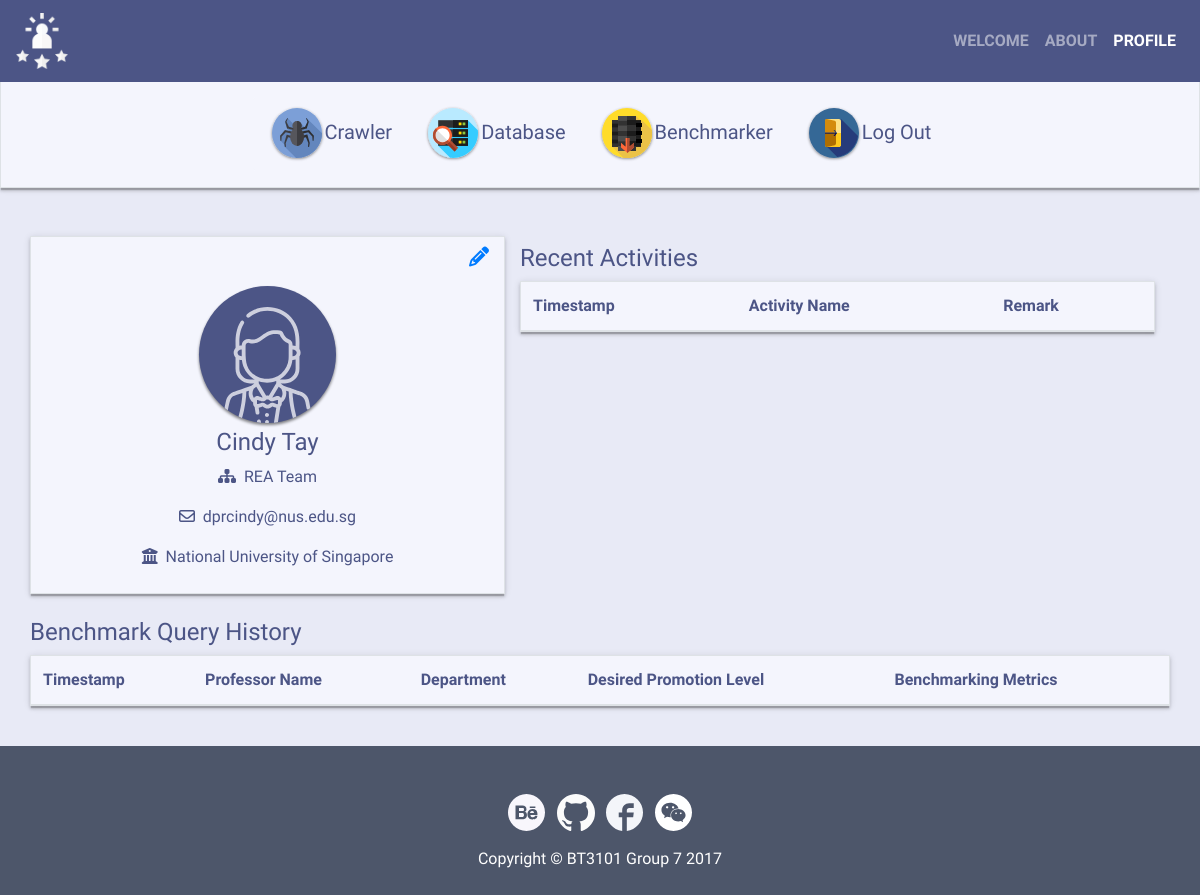
Page /profile/ (signed in) on the earlier database version.
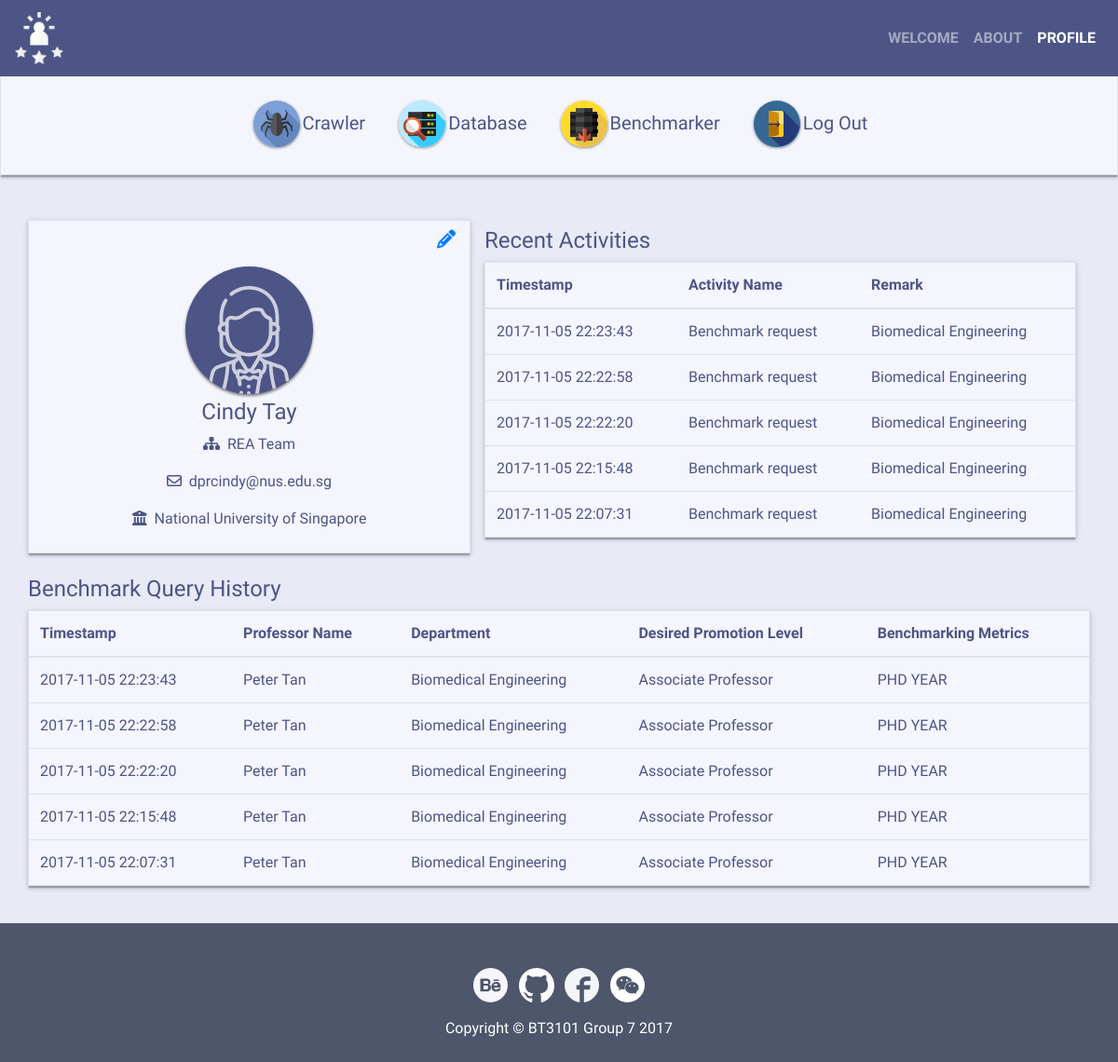
Same page on the later database version.
### tables this page shows
CREATE TABLE users (
  user_id integer primary key autoincrement,
  username text not null,
  password text not null,
  first_name text not null,
  last_name text not null,
  institution text not null,
  team text not null,
  email text not null,
  staff_id text not null
);

CREATE TABLE activities (
  activity_id integer primary key autoincrement,
  activity_timestamp text not null,
  user_id integer not null,
  activity_name text not null,
  remark text not null
);

CREATE TABLE benchmarks (
  benchmark_id integer primary key autoincrement,
  benchmark_timestamp text not null,
  user_id integer not null,
  name text not null,
  department text not null,
  position text not null,
  metrics text not null
);

### application.py (the view)
@app.route("/profile/")
def profile():
    if 'username' in session:
        user_id = session['user_id']
        full_user = query_db('select username, first_name, last_name, institution, team, email, staff_id from users where user_id = ?', (user_id,), one=True)
        activities = query_db('select activity_timestamp, activity_name, remark from activities where user_id = ? order by datetime(activity_timestamp) desc limit 5', (user_id,))
        benchmarks = query_db('select benchmark_timestamp, name, department, position, metrics from benchmarks where user_id = ? order by datetime(benchmark_timestamp) desc limit 5', (user_id,))
        return render_template("profile.html", user=full_user, activities=activities, benchmarks=benchmarks)
    else:
        return redirect(url_for('main'))

### application.py (called while the page is built)
def get_db():
    db = getattr(g, '_database', None)
    if db is None:
        db = g._database = sqlite3.connect(DATABASE)
    return db

def query_db(query, args=(), one=False):
    db = get_db()
    db.row_factory = sqlite3.Row
    cur = db.cursor().execute(query, args)
    rv = cur.fetchall()
    return (rv[0] if rv else None) if one else rv

@app.teardown_appcontext
def close_connection(exception):
    db = getattr(g, '_database', None)
    if db is not None:
        db.close()

### templates/profile.html (shortened to what this page needs)
<!doctype html>
<html lang="en">
  <head>
    <link rel="stylesheet" href="https://maxcdn.bootstrapcdn.com/bootstrap/4.0.0-beta.2/css/bootstrap.min.css">
    <link href="https://opensource.keycdn.com/fontawesome/4.7.0/font-awesome.min.css" rel="stylesheet">
    <link href="../static/css/custom.css" rel="stylesheet">
  </head>
  <body>
    <header class="navbar fixed-top navbar-expand-lg navbar-dark" style="background-color: #4C5586;">
      <a class="navbar-brand" href="#"><img class="img-fluid" src="{{ url_for('static', filename='img/Logo.svg') }}"></a>
      <div class="collapse navbar-collapse" id="navbarNavAltMarkup">
        <ul class="navbar-nav ml-auto">
          <li class="nav-item">
            <a class="nav-link font-weight-bold" href="{{ url_for('main') }}">WELCOME</a>
          </li>
          <li class="nav-item">
            <a class="nav-link font-weight-bold" href="{{ url_for('about') }}">ABOUT</a>
          </li>
          <li class="nav-item active">
            <a class="nav-link font-weight-bold" href="{{ url_for('profile') }}">PROFILE<span class="sr-only">(current)</span></a>
          </li>
        </ul>
      </div>
    </header>
    <div class="container-fluid border text-center mt-5 pt-5 pb-3 shadowed function-button">
      <div class="btn-group btn-group-lg" role="group" aria-label="Function buttons">
        <a class="btn btn-light btn-menu" href="{{ url_for('crawler') }}">
          <img src="{{ url_for('static', filename='img/Crawl.svg') }}">Crawler
        </a>
        <a class="btn btn-light btn-menu" href="{{ url_for('database') }}">
          <img src="{{ url_for('static', filename='img/Menu.svg') }}">Database
        </a>
        <a class="btn btn-light btn-menu" href="{{ url_for('benchmarker') }}">
          <img src="{{ url_for('static', filename='img/Database.svg') }}">Benchmarker
        </a>
        <a class="btn btn-light btn-menu" href="{{ url_for('logout') }}">
          <img src="{{ url_for('static', filename='img/Logout.svg') }}">Log Out
        </a>
      </div>
    </div>
    <div class="container pt-5">
      <div class="row">
        <div class="col-5 border text-center py-2 profile-box shadowed">
          <p class="text-right"><a href="#changePasswordModal" data-toggle="modal"><i class="fa fa-lg fa-pencil"></i></a></p>
          <img class="img-fluid" src="{{ url_for('static', filename='img/Avatar.svg') }}" alt="User Profile Pic">
          <h4>{{ user['first_name'] }} {{ user['last_name'] }}</h4>
          <p><i class="fa fa-sitemap"></i>&nbsp; {{ user['team'] }}</p>
          <p><i class="fa fa-envelope-o"></i>&nbsp; {{ user['email'] }}</p>
          <p><i class="fa fa-university"></i>&nbsp; {{ user['institution'] }}</p>
        </div>
        <div class="col-7 pt-2">
          <h4>Recent Activities</h4>
          <table class="table border profile-box shadowed">
            <thead>
              <tr>
                <th scope="col">Timestamp</th>
                <th scope="col">Activity Name</th>
                <th scope="col">Remark</th>
              </tr>
            </thead>
            <tbody>
              {% for row in activities %}
                <tr>
                  <td>{{ row['activity_timestamp'] }}</td>
                  <td>{{ row['activity_name'] | capitalize }}</td>
                  <td>{{ row['remark'] }}</td>
                </tr>
              {% endfor %}
            </tbody>
          </table>
        </div>
      </div>
    </div>
    <div class="container py-4">
      <div class="row">
        <h4>Benchmark Query History</h4>
        <table class="table border profile-box shadowed">
          <thead>
            <tr>
              <th scope="col">Timestamp</th>
              <th scope="col">Professor Name</th>
              <th scope="col">Department</th>
              <th scope="col">Desired Promotion Level</th>
              <th scope="col">Benchmarking Metrics</th>
            </tr>
          </thead>
          <tbody>
            {% for row in benchmarks %}
              <tr>
                <td>{{ row['benchmark_timestamp'] }}</td>
                <td>{{ row['name'] }}</td>
                <td>{{ row['department'] }}</td>
                <td>{{ row['position'] }}
                <td>{{ row['metrics'] }}</td>
              </tr>
            {% endfor %}
          </tbody>
        </table>
      </div>
    </div>
    <footer class="footer pt-5 pb-2">
      <div class="container">
        <div class="text-center">
          <ul class="list-inline">
            <li class="list-inline-item">
              <a href="https://www.behance.net" target="_blank"><img src="{{ url_for('static', filename='img/behance-logo.svg') }}"></a>
            </li>
            <li class="list-inline-item">
              <a href="https://github.com" target="_blank"><img src="{{ url_for('static', filename='img/github-logo.svg') }}"></a>
            </li>
            <li class="list-inline-item">
              <a href="https://www.facebook.com" target="_blank"><img src="{{ url_for('static', filename='img/facebook-logo.svg') }}"></a>
            </li>
            <li class="list-inline-item">
              <a href="https://web.wechat.com" target="_blank"><img src="{{ url_for('static', filename='img/wechat-logo.svg') }}"></i>
              </a>
            </li>
          </ul>
          <p>Copyright &copy; BT3101 Group 7 2017</p>
        </div>
      </div>
    </footer>
  </body>
</html>

### static/css/custom.css (style rules this page uses)
body { font-family: Ubuntu, 'Helvetica Neue', Helvetica, Arial, sans-serif; color: #4C5586; background-color: #E8EAF6; }
.footer { background-color: #4D566A; }
.footer p { color: #fff; }
.shadowed { box-shadow:0 3px 3px 0 rgba(0,0,0,0.14),0 1px 7px 0 rgba(0,0,0,0.12),0 3px 1px -1px rgba(0,0,0,0.2) }
.btn-menu { color: #4C5586; border-color: #F4F5FD; background-color: #F4F5FD; }
.function-button { background-color: #F4F5FD; }
.profile-box { background-color: #F4F5FD; }

Differences in the rows shown:
added activities: activity_timestamp "2017-11-05 22:23:43", activity_name "Benchmark request", remark "Biomedical Engineering"
added activities: activity_timestamp "2017-11-05 22:22:58", activity_name "Benchmark request", remark "Biomedical Engineering"
added activities: activity_timestamp "2017-11-05 22:22:20", activity_name "Benchmark request", remark "Biomedical Engineering"
added activities: activity_timestamp "2017-11-05 22:15:48", activity_name "Benchmark request", remark "Biomedical Engineering"
added activities: activity_timestamp "2017-11-05 22:07:31", activity_name "Benchmark request", remark "Biomedical Engineering"
added benchmarks: benchmark_timestamp "2017-11-05 22:23:43", name "Peter Tan", department "Biomedical Engineering", position "Associate Professor", metrics "PHD YEAR"
added benchmarks: benchmark_timestamp "2017-11-05 22:22:58", name "Peter Tan", department "Biomedical Engineering", position "Associate Professor", metrics "PHD YEAR"
added benchmarks: benchmark_timestamp "2017-11-05 22:22:20", name "Peter Tan", department "Biomedical Engineering", position "Associate Professor", metrics "PHD YEAR"
added benchmarks: benchmark_timestamp "2017-11-05 22:15:48", name "Peter Tan", department "Biomedical Engineering", position "Associate Professor", metrics "PHD YEAR"
added benchmarks: benchmark_timestamp "2017-11-05 22:07:31", name "Peter Tan", department "Biomedical Engineering", position "Associate Professor", metrics "PHD YEAR"
